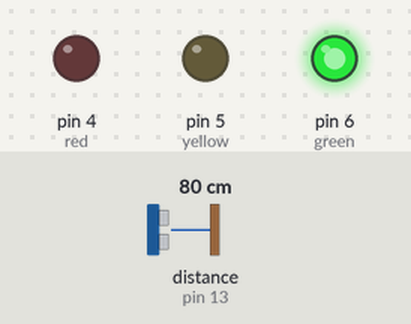
The sketch below on a simulated Arduino Uno, built with avr-gcc and run on an emulated ATmega328P. On the bench: output pins drawn as LEDs (lit = HIGH). Wiring (inferred from the names in the program): ultrasonic range finder: trigger pin 12; echo pin 13. The test bench sets the inputs (shaded band); at power-on: distance to the obstacle (sensor on pin 13) 80 cm. The echo pulse lasts 58.3 µs per cm; pins used as bus, display or sensor lines are not drawn.

Above: at 1.2 s.
1.3 s: distance to the obstacle (sensor on pin 13) set to 40 cm
2.8 s: distance to the obstacle (sensor on pin 13) set to 34 cm
At 3.7 s:
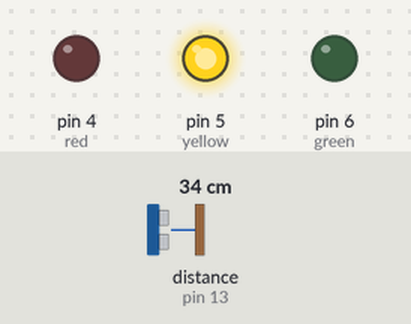
4.3 s: distance to the obstacle (sensor on pin 13) set to 13 cm
5.8 s: distance to the obstacle (sensor on pin 13) set to 10 cm
At 7.0 s:
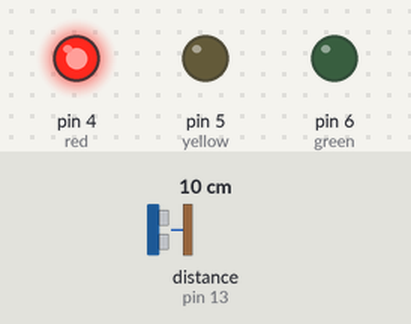
7.3 s: distance to the obstacle (sensor on pin 13) set to 18 cm
At 8.5 s:
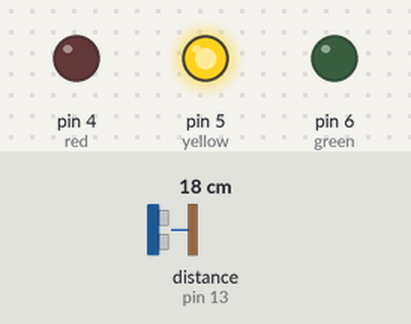
8.9 s: distance to the obstacle (sensor on pin 13) set to 2 cm
At 10.0 s:
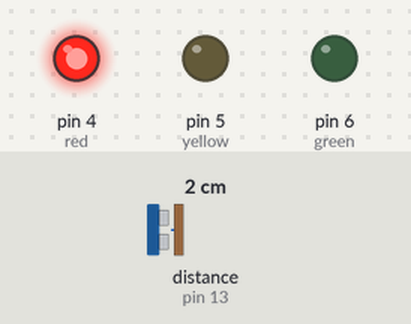
Timing chart, 0 to 11.4 s (numbered marks = the images above; inputs shaded):
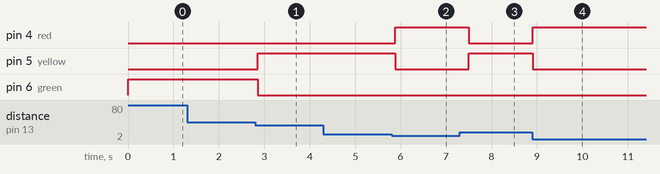

The sketch:

learning-arduino.ino
```cpp
const int trigPin = 12;
const int echoPin = 13;
const float speedOfSound = 0.0343f;

long duration;
int distance;

const int red = 4;
const int yellow = 5;
const int green = 6;

void setup() {
	pinMode(trigPin, OUTPUT);
	pinMode(echoPin, INPUT);
	pinMode(red, OUTPUT);
	pinMode(yellow, OUTPUT);
	pinMode(green, OUTPUT);
	Serial.begin(9600);
}

void loop() {
	digitalWrite(trigPin, LOW);
	delayMicroseconds(2);

	digitalWrite(trigPin, HIGH);
	delayMicroseconds(10);
	digitalWrite(trigPin, LOW);

	duration = pulseIn(echoPin, HIGH);
	distance = duration * speedOfSound / 2;

	if(distance < 11) {
		digitalWrite(red, HIGH);
		digitalWrite(green, LOW);
		digitalWrite(yellow, LOW);
	} else if(distance < 36) {
		digitalWrite(yellow, HIGH);
		digitalWrite(red, LOW);
		digitalWrite(green, LOW);
	} else if(distance > 60) {
		digitalWrite(green, HIGH);
		digitalWrite(yellow, LOW);
		digitalWrite(red, LOW);
	}

	delay(200);
}
```

Measured:
- the behaviour switches between 37 and 36 cm on distance to the obstacle (sensor on pin 13) (found by bisection; images 0 and 1)
- the behaviour switches between 12 and 11 cm on distance to the obstacle (sensor on pin 13) (found by bisection; images 1 and 2)
- after the input at 1.3 s, every drawn part: stays the same
- after the input at 2.8 s, pin 5 (yellow): LOW → HIGH after 0.06 s; pin 6 (green): HIGH → LOW after 0.06 s
- after the input at 4.3 s, every drawn part: stays the same
- after the input at 5.8 s, pin 4 (red): LOW → HIGH after 0.09 s; pin 5 (yellow): HIGH → LOW after 0.09 s
- after the input at 7.3 s, pin 4 (red): HIGH → LOW after 0.20 s; pin 5 (yellow): LOW → HIGH after 0.20 s
- after the input at 8.9 s, pin 4 (red): LOW → HIGH at once; pin 5 (yellow): HIGH → LOW at once
